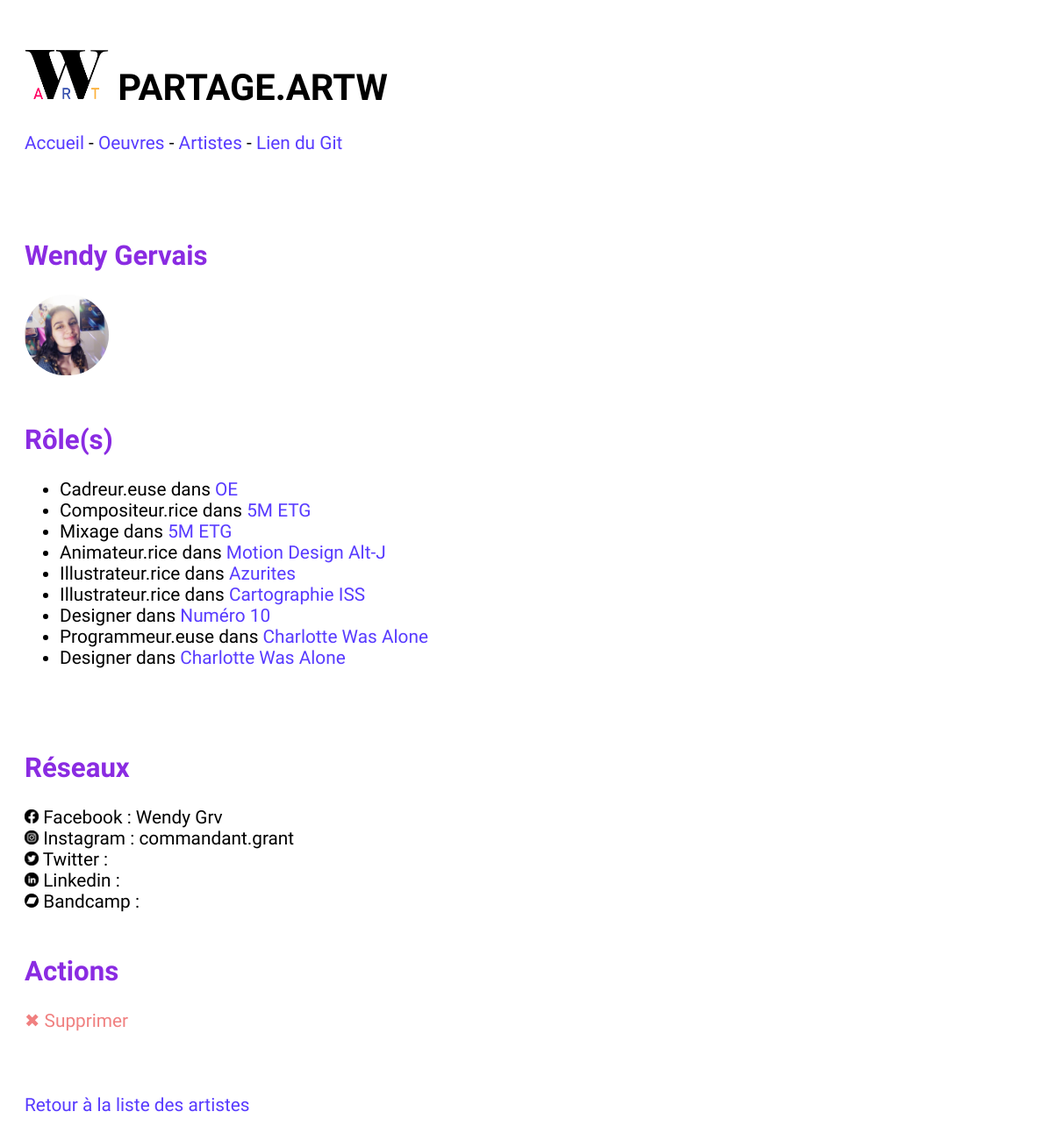
The page /artw/index.php/artiste/1 on the database its author committed.
### tables this page shows
CREATE TABLE IF NOT EXISTS `personnes` (
  `id_personne` int(11) NOT NULL AUTO_INCREMENT,
  `nom` text NOT NULL,
  `prenom` text NOT NULL,
  `photo` text NOT NULL,
  `facebook` text NOT NULL,
  `instagram` text NOT NULL,
  `twitter` text NOT NULL,
  `linkedin` text NOT NULL,
  `bandcamp` text NOT NULL,
  PRIMARY KEY (`id_personne`)
);

CREATE TABLE IF NOT EXISTS `remplir_role` (
  `id_personne` int(11) NOT NULL,
  `id_role` int(11) NOT NULL,
  `id_oeuvre` int(11) NOT NULL
);

CREATE TABLE IF NOT EXISTS `roles` (
  `id_role` int(11) NOT NULL AUTO_INCREMENT,
  `role` text NOT NULL,
  `id_domaine` int(11) NOT NULL,
  PRIMARY KEY (`id_role`)
);

CREATE TABLE IF NOT EXISTS `oeuvres` (
  `id_oeuvre` int(11) NOT NULL AUTO_INCREMENT,
  `titre` text NOT NULL,
  `description` text NOT NULL,
  `image` text NOT NULL,
  `url` text NOT NULL,
  `id_format` int(11) NOT NULL,
  PRIMARY KEY (`id_oeuvre`)
);

### artw/model.php (called while the page is built, shortened)
<?php
    $uploads = "/ARTW/artw/uploads/";
    function requeteInTab($req,$MaBase){
        $PDO = $MaBase->query($req);
        $tab = [];
        while ($ligne = $PDO->fetch()){
            array_push($tab,$ligne);
        }
        return $tab;
    }
    function getPersonnesAndRoles($MaBase) {
        $requeteFullPersonnes = 'SELECT * FROM personnes LEFT JOIN remplir_role ON personnes.id_personne = remplir_role.id_personne LEFT JOIN roles ON remplir_role.id_role = roles.id_role LEFT JOIN oeuvres ON remplir_role.id_oeuvre = oeuvres.id_oeuvre';
        return requeteInTab($requeteFullPersonnes, $MaBase);
    }
    function getPersonnes($MaBase){
        $requetePersonnes = 'SELECT * FROM personnes';
        return requeteInTab($requetePersonnes,$MaBase);
    }
?>

### artw/index.php (called while the page is built)
<?php
    include "router.php";
?>

### artw/views/artiste.php (the view)
<?php
    include "controller.php";
    foreach(getPersonnes($MaBase) as $o) {
        if ($o['id_personne'] == $dest) {
            echo '<div class="blocPersonne">';
                echo "<br>";
                echo "<h2>";
                echo $o['prenom'] .' '.$o['nom'];
                echo "</h2>";
                echo '<img class="photoArtiste" alt=" ' .$o['prenom'] . '" src="'.$uploads. $o['photo'].'">';
                echo "<br>";
                echo "<br>";
                echo "<h2>";
                echo "Rôle(s)";
                echo "</h2>";
                echo "<ul>";
                foreach(getPersonnesAndRoles($MaBase) as $p) {
                    if ($p['id_personne']== $dest) {
                        echo "<li>";
                        echo $p["role"];
                        echo " dans ";
                        echo '<a href ="../../index.php/oeuvre/'.$p['id_oeuvre'].'">'.$p['titre'].'</a>';
                        echo "</li>";
                    }
                }
                echo "</ul>";
                echo "<br><br>";
            echo "</div>";
            echo '<div class="blocReseaux">';
                echo "<h2>Réseaux</h2>";
                echo '<img class= "logo"  src="../../images/fb.png"> Facebook : '. $o['facebook']. "<br>";
                echo '<img class= "logo"  src="../../images/ig.png"> Instagram : '. $o['instagram']. "<br>";
                echo '<img class= "logo"  src="../../images/tw.png"> Twitter : '. $o['twitter']. "<br>";
                echo '<img class= "logo"  src="../../images/in.png"> Linkedin : '. $o['linkedin']. "<br>";
                echo '<img class= "logo"  src="../../images/bc.png"> Bandcamp :'. $o['bandcamp']. "<br>";
                echo "<br>";
                echo "<h2>Actions</h2>";
                echo '<a href="../deleteArtiste/'.$o['id_personne'].'"'.'class="sup">✖ Supprimer</a>';
                echo "<br>";
                echo "<br>";
                echo "<br>";
                echo "<br>";
                echo '<a href="../../index.php/artistes"> Retour à la liste des artistes</a>';
            echo "</div>";
        }
    }
?>
<br>
<br>

### artw/styles.css (style rules this page uses)
body { font-family: 'Yanone Kaffeesatz', sans-serif; font-size: 1.3rem; text-align: justify; padding: 20px; }
h2 { color: blueviolet; }
a { color: rgb(88, 59, 255); text-decoration: none; transition-duration: 0.5s; }
.sup { color:lightcoral; }
.photoArtiste { width: 8vw; border-radius:100px; }
.logo { width: 1rem; }

### rows shown on the page
personnes: prenom "Wendy", nom "Gervais", photo (picture), facebook "Wendy Grv", instagram "commandant.grant"
remplir_role: id_role.role "Cadreur.euse", id_oeuvre.titre "OE"
remplir_role: id_role.role "Compositeur.rice", id_oeuvre.titre "5M ETG"
remplir_role: id_role.role "Mixage", id_oeuvre.titre "5M ETG"
remplir_role: id_role.role "Animateur.rice", id_oeuvre.titre "Motion Design Alt-J"
remplir_role: id_role.role "Illustrateur.rice", id_oeuvre.titre "Azurites"
remplir_role: id_role.role "Illustrateur.rice", id_oeuvre.titre "Cartographie ISS"
remplir_role: id_role.role "Designer", id_oeuvre.titre "Numéro 10"
remplir_role: id_role.role "Programmeur.euse", id_oeuvre.titre "Charlotte Was Alone"
remplir_role: id_role.role "Designer", id_oeuvre.titre "Charlotte Was Alone"
